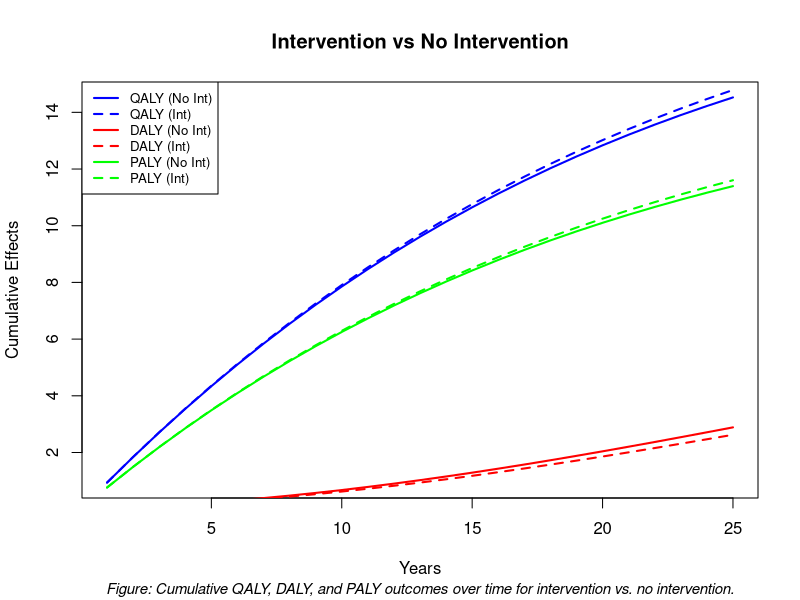

Reproduce this figure in R.
# Parameters
n_cycles <- 25  # Simulated years
n_states <- 7   # States: Healthy_Working, Healthy_Unemployed, PostCVD_Working, PostCVD_Unemployed, RecCVD_Working, RecCVD_Unemployed, Death
discount_rate <- 0.03  # Discount rate (3%)

# Intervention effect (user can adjust)
intervention_effect <- 0.20  # Example: 20% reduction in CVD risk

# Initial state distribution: All start as healthy (100%) and working (75%). Need to be adjusted based on country-specific statistics. 
state_vector <- c(0.75, 0.25, 0, 0, 0, 0, 0)

# Transition probabilities WITHOUT intervention
transition_matrix_no_int <- matrix(c(
  # From:    Healthy_W    Healthy_U    PostCVD_W   PostCVD_U   RecCVD_W    RecCVD_U   Death
  0.93,      0.05,        0.015,       0.005,      0.000,      0.000,      0.000,  # Healthy_W
  0.10,      0.85,        0.02,        0.03,       0.000,      0.000,      0.000,  # Healthy_U
  0.00,      0.00,        0.85,        0.10,       0.03,       0.02,       0.00,   # PostCVD_W
  0.00,      0.00,        0.05,        0.80,       0.05,       0.08,       0.02,   # PostCVD_U
  0.00,      0.00,        0.00,        0.00,       0.70,       0.25,       0.05,   # RecCVD_W
  0.00,      0.00,        0.00,        0.00,       0.10,       0.75,       0.15,   # RecCVD_U
  0.00,      0.00,        0.00,        0.00,       0.00,       0.00,       1.00    # Death
), nrow = n_states, byrow = TRUE)

# Update transition probabilities WITH intervention
transition_matrix_int <- transition_matrix_no_int

# Reduce CVD risk due to intervention
transition_matrix_int[1,3] <- transition_matrix_no_int[1,3] * (1 - intervention_effect)  # Healthy_W → PostCVD_W
transition_matrix_int[2,4] <- transition_matrix_no_int[2,4] * (1 - intervention_effect)  # Healthy_U → PostCVD_U

# Normalize rows (ensuring transition probabilities sum to 1)
transition_matrix_int <- transition_matrix_int / rowSums(transition_matrix_int)

# QALY, DALY, PALY
qalys <- c(1.0, 0.9, 0.75, 0.6, 0.50, 0.3, 0.0)       # Quality-adjusted life years
dalys <- c(0, 0.1, 0.25, 0.4, 0.50, 0.7, 1.0)        # Disability-adjusted life years
palys <- c(1.0, 0.2, 0.80, 0.1, 0.60, 0.05, 0.0)      # Productivity-adjusted life years

# Simulation WITHOUT intervention
qaly_results_no_int <- rep(0, n_cycles)
daly_results_no_int <- rep(0, n_cycles)
paly_results_no_int <- rep(0, n_cycles)
state_vector_no_int <- state_vector

for (t in 1:n_cycles) {
  state_vector_no_int <- state_vector_no_int %*% transition_matrix_no_int
  qaly_results_no_int[t] <- sum(state_vector_no_int * qalys) / (1 + discount_rate)^t
  daly_results_no_int[t] <- sum(state_vector_no_int * dalys) / (1 + discount_rate)^t
  paly_results_no_int[t] <- sum(state_vector_no_int * palys) / (1 + discount_rate)^t
}

# Simulation WITH intervention
qaly_results_int <- rep(0, n_cycles)
daly_results_int <- rep(0, n_cycles)
paly_results_int <- rep(0, n_cycles)
state_vector_int <- state_vector

for (t in 1:n_cycles) {
  state_vector_int <- state_vector_int %*% transition_matrix_int
  qaly_results_int[t] <- sum(state_vector_int * qalys) / (1 + discount_rate)^t
  daly_results_int[t] <- sum(state_vector_int * dalys) / (1 + discount_rate)^t
  paly_results_int[t] <- sum(state_vector_int * palys) / (1 + discount_rate)^t
}

# Total results
total_qaly_no_int <- sum(qaly_results_no_int)
total_daly_no_int <- sum(daly_results_no_int)
total_paly_no_int <- sum(paly_results_no_int)

total_qaly_int <- sum(qaly_results_int)
total_daly_int <- sum(daly_results_int)
total_paly_int <- sum(paly_results_int)

# Print results
cat("\n Without intervention:\n")
cat("Total QALYs:", round(total_qaly_no_int, 2), "\n")
cat("Total DALYs:", round(total_daly_no_int, 2), "\n")
cat("Total PALYs:", round(total_paly_no_int, 2), "\n")

cat("\n With intervention:\n")
cat("Total QALYs:", round(total_qaly_int, 2), "\n")
cat("Total DALYs:", round(total_daly_int, 2), "\n")
cat("Total PALYs:", round(total_paly_int, 2), "\n")

# Plot: Comparison of cumulative effects
plot(1:n_cycles, cumsum(qaly_results_no_int), type = "l", col = "blue", lwd = 2, 
     ylab = "Cumulative Effects", xlab = "Years", main = "Intervention vs No Intervention")
lines(1:n_cycles, cumsum(qaly_results_int), col = "blue", lwd = 2, lty = 2)

lines(1:n_cycles, cumsum(daly_results_no_int), col = "red", lwd = 2)
lines(1:n_cycles, cumsum(daly_results_int), col = "red", lwd = 2, lty = 2)

lines(1:n_cycles, cumsum(paly_results_no_int), col = "green", lwd = 2)
lines(1:n_cycles, cumsum(paly_results_int), col = "green", lwd = 2, lty = 2)

# Smaller font size for the legend & move to top-left
legend("topleft", legend = c("QALY (No Int)", "QALY (Int)", "DALY (No Int)", "DALY (Int)", "PALY (No Int)", "PALY (Int)"),
       col = c("blue", "blue", "red", "red", "green", "green"), lwd = 2, lty = c(1,2,1,2,1,2), 
       bty = "o", bg = "white", cex = 0.8)  # "cex = 0.8" reduces font size

# Independent caption below the plot
mtext("Figure: Cumulative QALY, DALY, and PALY outcomes over time for intervention vs. no intervention.", 
      side = 1, line = 4, cex = 0.9, font = 3)  # Italicized caption

# Create a summary table
summary_table <- data.frame(
  Metric = c("QALY", "DALY", "PALY"),
  No_Intervention = c(sum(qaly_results_no_int), sum(daly_results_no_int), sum(paly_results_no_int)),
  Intervention = c(sum(qaly_results_int), sum(daly_results_int), sum(paly_results_int)),
  Difference = c(sum(qaly_results_int) - sum(qaly_results_no_int),
                 sum(daly_results_int) - sum(daly_results_no_int),
                 sum(paly_results_int) - sum(paly_results_no_int))
)

# Print the summary table
print(summary_table)